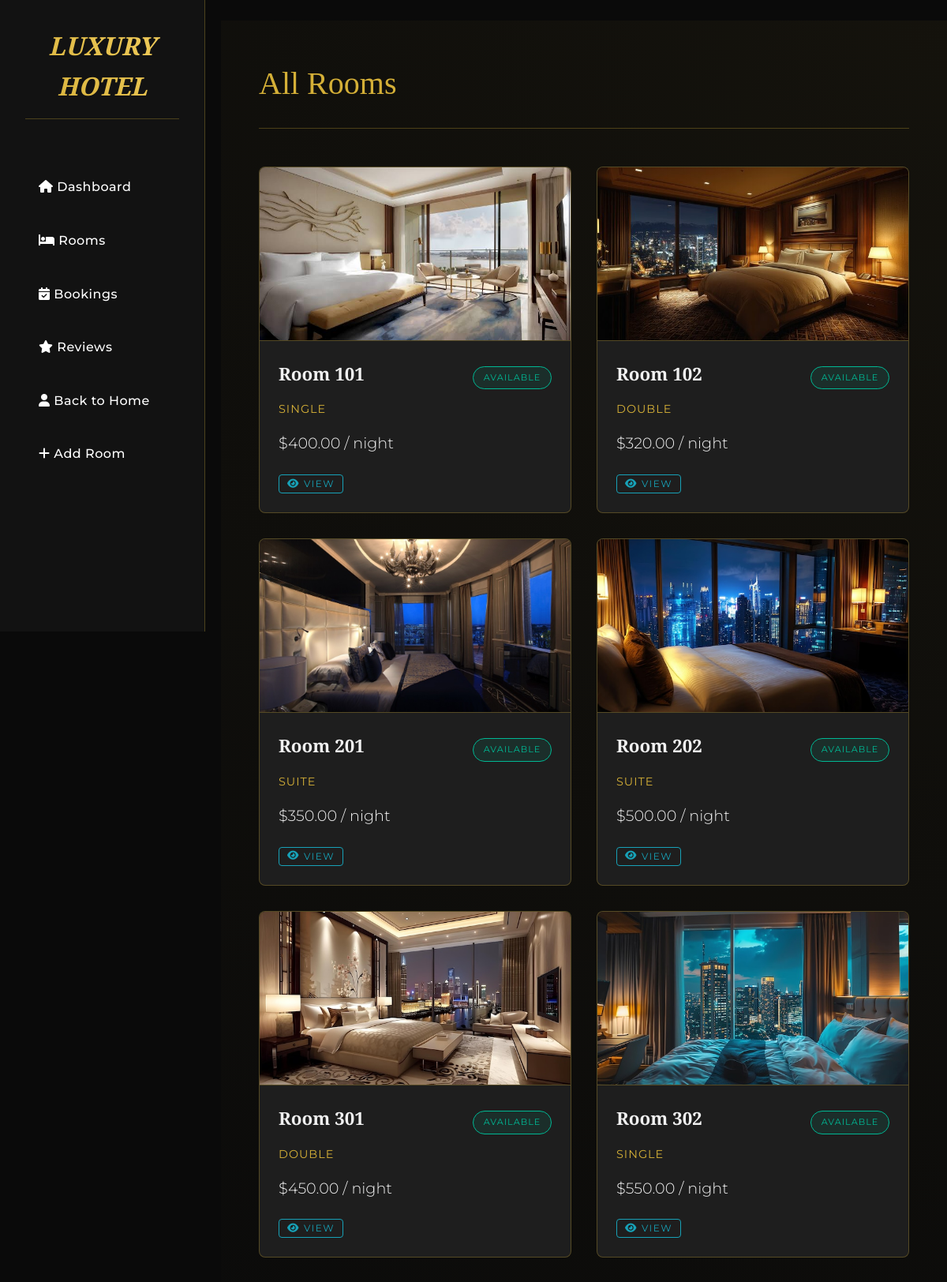
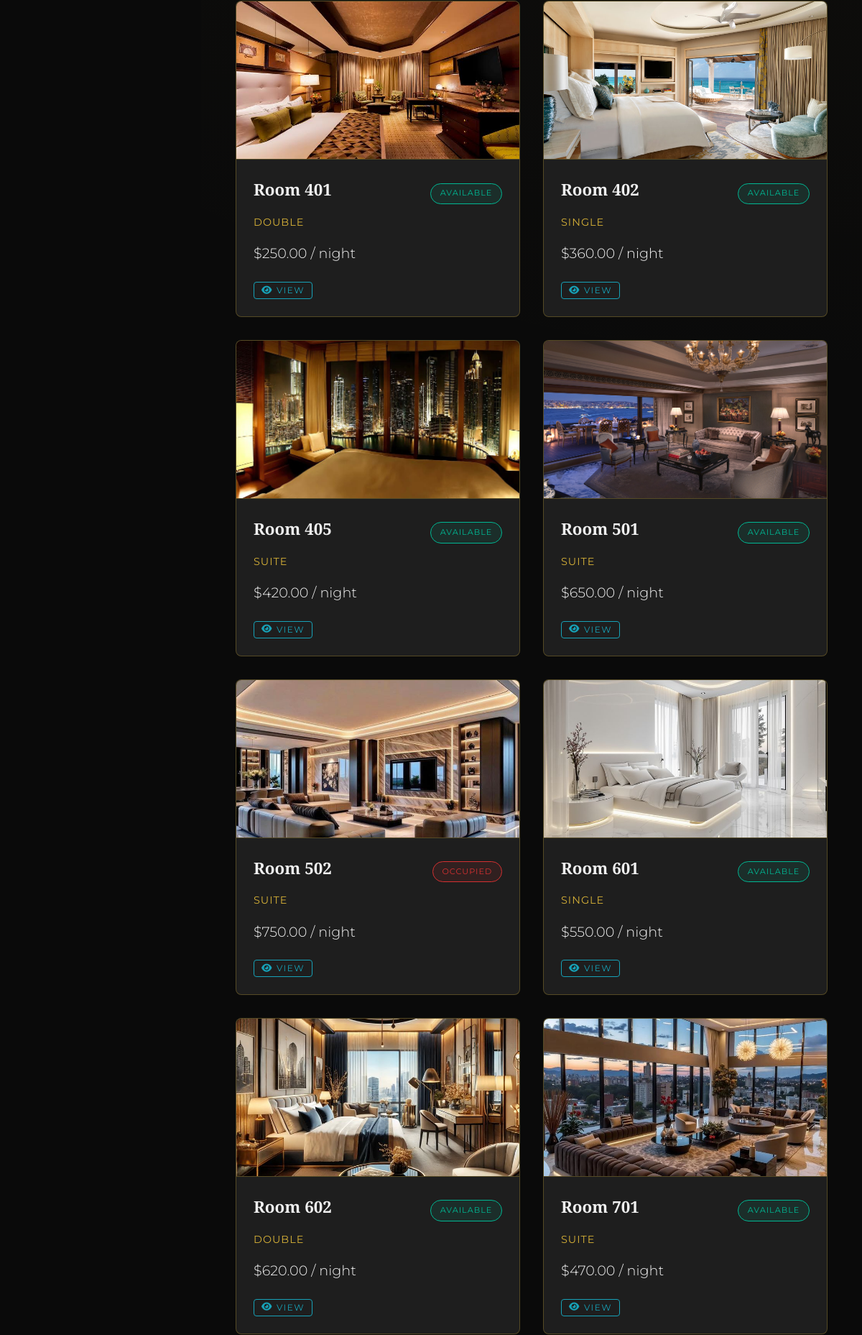
/rooms/ (upper part), run on the app's committed database (2 pictures, top to bottom).
### hotel/models.py (models this page shows, shortened)
class Room(models.Model):
    ROOM_TYPES = [
        ('SINGLE', 'Single'),
        ('DOUBLE', 'Double'),
        ('SUITE', 'Suite'),
    ]
    number = models.CharField(max_length=10, unique=True)
    room_type = models.CharField(max_length=20, choices=ROOM_TYPES)
    price_per_night = models.DecimalField(max_digits=10, decimal_places=2)
    capacity = models.IntegerField()
    description = models.TextField(blank=True)
    is_occupied = models.BooleanField(default=False)
    image = models.ImageField(upload_to='rooms/', blank=True, null=True)

### hotel/views.py (the view)
# urls.py: path('rooms/', views.room_list, name='room_list'),
def room_list(request):
    rooms = Room.objects.all()
    return render(request, 'hotel/room_list.html', {'rooms': rooms})

### templates/hotel/room_list.html (shortened to what this page needs)
﻿{% extends 'base.html' %}
{% block header %}All Rooms{% endblock %}
{% block content %}
<div class="rooms-grid">
    {% for room in rooms %}
    <div class="room-card">
        {% if room.image %}
        <img src="{{ room.image.url }}" alt="Room {{ room.number }}" class="room-image">
        {% else %}
        <div class="no-image">No Image</div>
        {% endif %}
        <div class="room-info">
            <div class="room-header-flex">
                <h3>Room {{ room.number }}</h3>
                <span class="badge {% if room.is_occupied %}badge-occupied{% else %}badge-available{% endif %}">
                    {% if room.is_occupied %}Occupied{% else %}Available{% endif %}
                </span>
            </div>
            <p class="room-type">{{ room.get_room_type_display }}</p>
            <p class="room-price">${{ room.price_per_night }} / night</p>
            <div class="room-actions" style="margin-top: 1rem; display: flex; gap: 0.5rem;">
                <a href="{% url 'room_detail' room.pk %}" class="btn btn-xs btn-outline-info" style="border: 1px solid #17a2b8; color: #17a2b8; background: transparent;">
                    <i class="fas fa-eye"></i> View
                </a>
            </div>
        </div>
    </div>
    {% empty %}
    <p>No rooms found.</p>
    {% endfor %}
</div>
{% endblock %}

### templates/base.html (shortened to what this page needs)
﻿<!DOCTYPE html>
<html lang="en">
<head>
    {% load static %}
    <link rel="stylesheet" href="{% static 'css/style.css' %}">
    <link rel="stylesheet" href="https://cdnjs.cloudflare.com/ajax/libs/font-awesome/6.0.0/css/all.min.css">
</head>
<body>
    <div class="app-container">
        <aside class="sidebar">
            <div class="brand">
                <h2>LUXURY HOTEL</h2>
            </div>
            <nav class="nav-links">
                <a href="{% url 'dashboard' %}" class="nav-item {% if request.resolver_match.url_name == 'dashboard' %}active{% endif %}">
                    <i class="fas fa-home"></i>
                    <span>Dashboard</span>
                </a>
                <a href="{% url 'room_list' %}" class="nav-item">
                     <i class="fas fa-bed"></i>
                    <span>Rooms</span>
                </a>
                <a href="{% url 'booking_list' %}" class="nav-item">
                     <i class="fas fa-calendar-check"></i>
                    <span>Bookings</span>
                </a>
                <a href="{% url 'review_list' %}" class="nav-item">
                     <i class="fas fa-star"></i>
                    <span>Reviews</span>
                </a>
                <a href="{% url 'home' %}" class="nav-item" >
                     <i class="fas fa-user"></i>
                    <span>Back to Home</span>
                </a>
                <a href="{% url 'room_create' %}" class="nav-item">
                   <i class="fas fa-plus"></i>
                   <span>Add Room</span>
                </a>
            </nav>
        </aside>
        <main class="main-content" >
            <header class="top-bar">
                <h1>{% block header %}{% endblock %}</h1>
            </header>
            <div class="content-area" >
                {% block content %}
                {% endblock %}
            </div>
        </main>
    </div>
</body>
</html>

### static/css/style.css (style rules this page uses)
:root { --primary-gold: #D4AF37; --primary-gold-dim: #b5952f; --primary-gold-bright: #f3ce5e; --bg-dark: #0a0a0a; --surface-dark: #121212; --surface-light: #1e1e1e; --text-main: #f0f0f0; --text-muted: #a0a0a0; --border-gold: rgba(212, 175, 55, 0.3); --shadow-gold: 0 4px 20px rgba(212, 175, 55, 0.1); --radius: 8px; --transition: all 0.3s ease; }
* { margin: 0; padding: 0; box-sizing: border-box; }
body { background-color: var(--bg-dark); color: var(--text-main); font-family: 'Montserrat', sans-serif; line-height: 1.6; }
h1, h2, h3, h4, h5, h6 { font-family: 'Playfair Display', serif; color: var(--primary-gold); margin-bottom: 0.5rem; }
a { text-decoration: none; color: inherit; transition: var(--transition); }
.app-container { display: flex; min-height: 100vh; }
.sidebar { width: 260px; background-color: var(--surface-dark); border-right: 1px solid var(--border-gold); padding: 2rem; display: flex; flex-direction: column; position: fixed; top: 0; left: 0; height: 100vh; overflow-y: auto; z-index: 1000; }
.brand { margin-bottom: 3rem; text-align: center; }
.brand h2 { font-size: 2rem; font-style: italic; background: linear-gradient(45deg, var(--primary-gold), var(--primary-gold-bright)); -webkit-background-clip: text; -webkit-text-fill-color: transparent; border-bottom: 1px solid var(--border-gold); padding-bottom: 1rem; }
.nav-links { display: flex; flex-direction: column; gap: 0.5rem; flex: 1; }
.nav-item { padding: 1rem; border-radius: var(--radius); color: var(--text-muted); font-weight: 500; border: 1px solid transparent; letter-spacing: 0.5px; }
.main-content { flex: 1; margin-left: 280px; padding: 3rem; min-height: 100vh; background-image: radial-gradient(circle at top right, rgba(212, 175, 55, 0.05), transparent 40%); }
.top-bar { margin-bottom: 3rem; display: flex; justify-content: space-between; align-items: flex-end; border-bottom: 1px solid var(--border-gold); padding-bottom: 1rem; }
.top-bar h1 { font-size: 2.5rem; font-weight: 400; }
.rooms-grid { display: grid; grid-template-columns: repeat(auto-fill, minmax(320px, 1fr)); gap: 2rem; }
.room-card { background: var(--surface-light); border: 1px solid var(--border-gold); border-radius: var(--radius); overflow: hidden; transition: var(--transition); }
.room-image { width: 100%; height: 220px; object-fit: cover; border-bottom: 1px solid var(--border-gold); }
.room-info { padding: 1.5rem; }
.room-header-flex { display: flex; justify-content: space-between; align-items: baseline; margin-bottom: 0.5rem; }
.room-card h3 { font-size: 1.4rem; color: var(--text-main); }
.badge { padding: 0.3rem 0.8rem; border-radius: 50px; font-size: 0.7rem; text-transform: uppercase; letter-spacing: 1px; border: 1px solid; }
.badge-available { background-color: rgba(0, 184, 148, 0.1); border-color: #00b894; color: #00b894; }
.badge-occupied { background-color: rgba(214, 48, 49, 0.1); border-color: #d63031; color: #d63031; }
.room-type { color: var(--primary-gold); font-size: 0.9rem; text-transform: uppercase; letter-spacing: 1px; margin-bottom: 1rem; }
.room-price { font-size: 1.2rem; color: var(--text-main); margin-bottom: 1.5rem; font-weight: 300; }
.room-actions { display: flex; gap: 0.5rem; }
.btn { padding: 0.8rem 1.5rem; border-radius: 0; border: 1px solid transparent; cursor: pointer; font-family: 'Montserrat', sans-serif; font-size: 0.85rem; text-transform: uppercase; letter-spacing: 1.5px; transition: var(--transition); text-align: center; background: transparent; }
.btn { transition: all 0.3s ease !important; position: relative; overflow: hidden; }
.btn-xs { padding: 2px 10px !important; font-size: 0.75rem !important; line-height: 1.5; border-radius: 4px; display: inline-flex; align-items: center; gap: 5px; }
.btn-xs i { font-size: 0.8rem; }
.sidebar a { color: #fff; }

### data on the page
Room: image (picture), number "101", is_occupied "AVAILABLE", room_type "SINGLE", price_per_night "400.00"
Room: image (picture), number "102", is_occupied "AVAILABLE", room_type "DOUBLE", price_per_night "320.00"
Room: image (picture), number "201", is_occupied "AVAILABLE", room_type "SUITE", price_per_night "350.00"
Room: image (picture), number "202", is_occupied "AVAILABLE", room_type "SUITE", price_per_night "500.00"
Room: image (picture), number "301", is_occupied "AVAILABLE", room_type "DOUBLE", price_per_night "450.00"
Room: image (picture), number "302", is_occupied "AVAILABLE", room_type "SINGLE", price_per_night "550.00"
Room: image (picture), number "401", is_occupied "AVAILABLE", room_type "DOUBLE", price_per_night "250.00"
Room: image (picture), number "402", is_occupied "AVAILABLE", room_type "SINGLE", price_per_night "360.00"
Room: image (picture), number "405", is_occupied "AVAILABLE", room_type "SUITE", price_per_night "420.00"
Room: image (picture), number "501", is_occupied "AVAILABLE", room_type "SUITE", price_per_night "650.00"
Room: image (picture), number "502", is_occupied "OCCUPIED", room_type "SUITE", price_per_night "750.00"
Room: image (picture), number "601", is_occupied "AVAILABLE", room_type "SINGLE", price_per_night "550.00"
Room: image (picture), number "602", is_occupied "AVAILABLE", room_type "DOUBLE", price_per_night "620.00"
Room: image (picture), number "701", is_occupied "AVAILABLE", room_type "SUITE", price_per_night "470.00"
